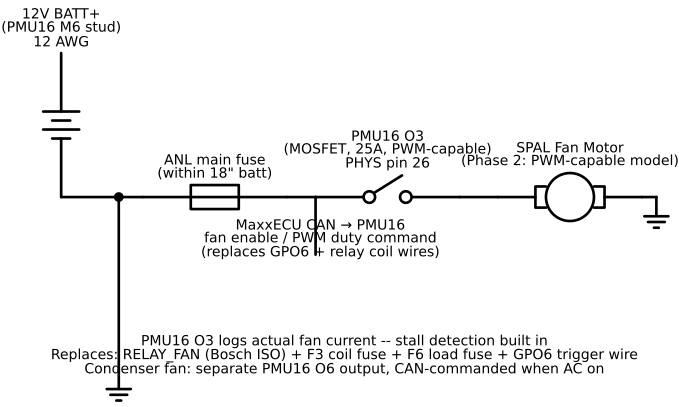

Here is the Python script that generated this plot:
"""
Fan circuit schematic — PMU16 O3 direct PWM output from power-distribution.wv

This script generates a circuit schematic using schemdraw.
Run it to produce fan-relay.svg in the same directory.

The schematic shows HOW the circuit works (current flow, switching logic).
The WireViz file (power-distribution.wv) shows WHERE each wire terminates.
You need both to build and troubleshoot the circuit.

NOTE: The mechanical relay (RELAY_FAN) has been removed from this build.
The Ecumaster PMU16 output O3 drives the SPAL fan directly with a
high-side MOSFET switch. PWM speed control is available on O3 for use
with a PWM-capable SPAL fan (future upgrade -- no rewiring needed).

Ecumaster PMU16 Output O3 (PHYS pin 26):
  High-side MOSFET switch, 25A rated, PWM-capable
  Activated by MaxxECU CAN fan control command
  Phase 2 upgrade: wire SPAL PWM-capable fan to O3 -- enable variable
    speed control in PMU software (no hardware change needed)

Condenser fan (O6) is a separate PMU16 output -- activated by
MaxxECU CAN AC-on signal, not hardwired to the AC switch output.

How this circuit works:
  1. Key on -> PMU16 sees IGN +12V on +12V SW pin -> PMU16 activates
  2. MaxxECU monitors CLT and sends fan enable/duty CAN command to PMU16
  3. PMU16 O3 MOSFET closes -> BATT+ flows through O3 to fan motor
  4. Fan runs. When MaxxECU deactivates, O3 opens, fan stops.
  5. Phase 2: MaxxECU sends PWM duty command over CAN -> O3 PWMs fan speed

PMU16 O3 replaces: RELAY_FAN (Bosch ISO mini) + F3 coil fuse +
  F6 load fuse + GPO6 trigger wire (Bosch relay + 4 wires -> 1 output)

Usage:
  pip install schemdraw matplotlib
  python3 schematics/fan-relay.py
  open schematics/fan-relay.svg
"""

import schemdraw
import schemdraw.elements as elm
import matplotlib
matplotlib.use('Agg')  # non-interactive backend -- no display window needed
import os

OUT = os.path.join(os.path.dirname(__file__), "fan-relay.svg")

with schemdraw.Drawing(show=False) as d:
    d.config(fontsize=10.5)

    # ── PMU16 O3 MOSFET switch (center) ─────────────────────────────────────
    # Model as a switch: left = load in (from BATT+), right = load out (to fan)
    pmu = d.add(elm.Switch().right().at((4, 0)).label(
        "PMU16 O3\n(MOSFET, 25A, PWM-capable)\nPHYS pin 26", loc="top"))

    # ── CAN control signal (below) ──────────────────────────────────────────
    d.add(elm.Line().down().at(pmu.start).length(1.2))
    d.add(elm.Label().label(
        "MaxxECU CAN → PMU16\nfan enable / PWM duty command\n(replaces GPO6 + relay coil wires)",
        loc="right"))

    # ── Load circuit: BATT+ → ANL fuse → PMU16 M6 stud → O3 → fan ──────────
    d.add(elm.Line().left().at(pmu.start).length(0.6))
    d.add(elm.Fuse().left().label("ANL main fuse\n(within 18\" batt)", loc="top"))
    d.add(elm.Line().left().length(0.5))
    batt_node = d.add(elm.Dot())
    d.add(elm.Line().left().length(1.2))
    d.add(elm.Battery().up().reverse().label("12V BATT+\n(PMU16 M6 stud)\n12 AWG", loc="right"))

    # Battery negative → GND
    d.add(elm.Line().down().at(batt_node.end).length(3.6))
    d.add(elm.Ground())

    # ── Output (right): O3 → fan motor → GND ────────────────────────────────
    d.add(elm.Line().right().at(pmu.end).length(0.8))
    d.add(elm.Motor().right().label("SPAL Fan Motor\n(Phase 2: PWM-capable model)", loc="top"))
    d.add(elm.Line().right().length(0.3))
    d.add(elm.Ground())

    # ── Explanation note at bottom ───────────────────────────────────────────
    d.add(elm.Label().at((4.5, -3.4)).label(
        "PMU16 O3 logs actual fan current -- stall detection built in\n"
        "Replaces: RELAY_FAN (Bosch ISO) + F3 coil fuse + F6 load fuse + GPO6 trigger wire\n"
        "Condenser fan: separate PMU16 O6 output, CAN-commanded when AC on",
        loc="center"
    ))

    d.save(OUT)

print(f"Saved: {OUT}")
print("Open with:  open schematics/fan-relay.svg")
